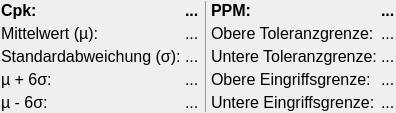
             <widget class="QWidget" name="myScrollAreaWidgetContentsDeviation_2">
              <property name="geometry">
               <rect>
                <x>0</x>
                <y>0</y>
                <width>396</width>
                <height>113</height>
               </rect>
              </property>
              <property name="accessibleName">
               <string>myScrollAreaWidgetContentsDeviation</string>
              </property>
              <layout class="QGridLayout" name="myGridLayoutScrollAreaDeviation" rowstretch="1,1,1,1,1" columnstretch="2,1,1,2,1">
               <property name="leftMargin">
                <number>1</number>
               </property>
               <property name="topMargin">
                <number>1</number>
               </property>
               <property name="rightMargin">
                <number>1</number>
               </property>
               <property name="bottomMargin">
                <number>1</number>
               </property>
               <property name="spacing">
                <number>4</number>
               </property>
               <item row="2" column="4">
                <widget class="QLabel" name="myLabelDeviationLtlValue">
                 <property name="font">
                  <font>
                   <pointsize>12</pointsize>
                  </font>
                 </property>
                 <property name="accessibleName">
                  <string>myLabelDeviationLtlValue</string>
                 </property>
                 <property name="text">
                  <string>...</string>
                 </property>
                </widget>
               </item>
               <item row="4" column="4">
                <widget class="QLabel" name="myLabelDeviationLilValue">
                 <property name="font">
                  <font>
                   <pointsize>12</pointsize>
                  </font>
                 </property>
                 <property name="accessibleName">
                  <string>myLabelDeviationLilValue</string>
                 </property>
                 <property name="text">
                  <string>...</string>
                 </property>
                </widget>
               </item>
               <item row="0" column="2" rowspan="5">
                <widget class="QFrame" name="myFrameVlineStatisticDeviation">
                 <property name="accessibleName">
                  <string>myFrameVlineStatisticDeviation</string>
                 </property>
                 <property name="styleSheet">
                  <string notr="true">color: rgb(154, 154, 154);</string>
                 </property>
                 <property name="frameShape">
                  <enum>QFrame::VLine</enum>
                 </property>
                 <property name="frameShadow">
                  <enum>QFrame::Plain</enum>
                 </property>
                </widget>
               </item>
               <item row="0" column="1">
                <widget class="QLabel" name="myLabelDeviationCpkValue">
                 <property name="font">
                  <font>
                   <pointsize>12</pointsize>
                   <weight>75</weight>
                   <bold>true</bold>
                  </font>
                 </property>
                 <property name="accessibleName">
                  <string>myLabelDeviationCpkValue</string>
                 </property>
                 <property name="text">
                  <string>...</string>
                 </property>
                </widget>
               </item>
               <item row="2" column="1">
                <widget class="QLabel" name="myLabelDeviationDeivationValue">
                 <property name="font">
                  <font>
                   <pointsize>12</pointsize>
                  </font>
                 </property>
                 <property name="accessibleName">
                  <string>myLabelDeviationDeivationValue</string>
                 </property>
                 <property name="text">
                  <string>...</string>
                 </property>
                </widget>
               </item>
               <item row="1" column="4">
                <widget class="QLabel" name="myLabelDeviationUtlValue">
                 <property name="font">
                  <font>
                   <pointsize>12</pointsize>
                  </font>
                 </property>
                 <property name="accessibleName">
                  <string>myLabelDeviationUtlValue</string>
                 </property>
                 <property name="text">
                  <string>...</string>
                 </property>
                </widget>
               </item>
               <item row="0" column="4">
                <widget class="QLabel" name="myLabelDeviationPpmValue">
                 <property name="font">
                  <font>
                   <pointsize>12</pointsize>
                   <weight>75</weight>
                   <bold>true</bold>
                  </font>
                 </property>
                 <property name="accessibleName">
                  <string>myLabelDeviationPpmValue</string>
                 </property>
                 <property name="text">
                  <string>...</string>
                 </property>
                </widget>
               </item>
               <item row="1" column="1">
                <widget class="QLabel" name="myLabelDeviationAverageValue">
                 <property name="font">
                  <font>
                   <pointsize>12</pointsize>
                  </font>
                 </property>
                 <property name="accessibleName">
                  <string>myLabelDeviationAverageValue</string>
                 </property>
                 <property name="text">
                  <string>...</string>
                 </property>
                </widget>
               </item>
               <item row="3" column="1">
                <widget class="QLabel" name="myLabelDeviationAndSixSigmaValue">
                 <property name="font">
                  <font>
                   <pointsize>12</pointsize>
                  </font>
                 </property>
                 <property name="accessibleName">
                  <string>myLabelDeviationAndSixSigmaValue</string>
                 </property>
                 <property name="text">
                  <string>...</string>
                 </property>
                </widget>
               </item>
               <item row="4" column="1">
                <widget class="QLabel" name="myLabelDeviationMinusSixSigmaValue">
                 <property name="font">
                  <font>
                   <pointsize>12</pointsize>
                  </font>
                 </property>
                 <property name="accessibleName">
                  <string>myLabelDeviationMinusSixSigmaValue</string>
                 </property>
                 <property name="text">
                  <string>...</string>
                 </property>
                </widget>
               </item>
               <item row="3" column="4">
                <widget class="QLabel" name="myLabelDeviationUilValue">
                 <property name="font">
                  <font>
                   <pointsize>12</pointsize>
                  </font>
                 </property>
                 <property name="accessibleName">
                  <string>myLabelDeviationUilValue</string>
                 </property>
                 <property name="text">
                  <string>...</string>
                 </property>
                </widget>
               </item>
               <item row="0" column="0">
                <widget class="QLabel" name="myLabelDeviationCpk">
                 <property name="font">
                  <font>
                   <pointsize>12</pointsize>
                   <weight>75</weight>
                   <bold>true</bold>
                  </font>
                 </property>
                 <property name="accessibleName">
                  <string>myLabelDeviationCpk</string>
                 </property>
                 <property name="text">
                  <string>Cpk:</string>
                 </property>
                </widget>
               </item>
               <item row="1" column="0">
                <widget class="QLabel" name="myLabelDeviationAverage">
                 <property name="font">
                  <font>
                   <pointsize>12</pointsize>
                  </font>
                 </property>
                 <property name="accessibleName">
                  <string>myLabelDeviationAverage</string>
                 </property>
                 <property name="text">
                  <string>Mittelwert (µ):</string>
                 </property>
                </widget>
               </item>
               <item row="2" column="0">
                <widget class="QLabel" name="myLabelDeviationDeivation">
                 <property name="font">
                  <font>
                   <pointsize>12</pointsize>
                  </font>
                 </property>
                 <property name="accessibleName">
                  <string>myLabelDeviationDeivation</string>
                 </property>
                 <property name="text">
                  <string>Standardabweichung (σ):</string>
                 </property>
                </widget>
               </item>
               <item row="3" column="0">
                <widget class="QLabel" name="myLabelDeviationAndSixSigma">
                 <property name="font">
                  <font>
                   <pointsize>12</pointsize>
                  </font>
                 </property>
                 <property name="accessibleName">
                  <string>myLabelDeviationAndSixSigma</string>
                 </property>
                 <property name="text">
                  <string>µ + 6σ:</string>
                 </property>
                </widget>
               </item>
               <item row="4" column="0">
                <widget class="QLabel" name="myLabelDeviationMinusSixSigma">
                 <property name="font">
                  <font>
                   <pointsize>12</pointsize>
                  </font>
                 </property>
                 <property name="accessibleName">
                  <string>myLabelDeviationMinusSixSigma</string>
                 </property>
                 <property name="text">
                  <string>µ - 6σ:</string>
                 </property>
                </widget>
               </item>
               <item row="0" column="3">
                <widget class="QLabel" name="myLabelDeviationPpm">
                 <property name="font">
                  <font>
                   <pointsize>12</pointsize>
                   <weight>75</weight>
                   <bold>true</bold>
                  </font>
                 </property>
                 <property name="accessibleName">
                  <string>myLabelDeviationPpm</string>
                 </property>
                 <property name="text">
                  <string>PPM:</string>
                 </property>
                </widget>
               </item>
               <item row="1" column="3">
                <widget class="QLabel" name="myLabelDeviationUtl">
                 <property name="font">
                  <font>
                   <pointsize>12</pointsize>
                  </font>
                 </property>
                 <property name="accessibleName">
                  <string>myLabelDeviationUtl</string>
                 </property>
                 <property name="text">
                  <string>Obere Toleranzgrenze:</string>
                 </property>
                </widget>
               </item>
               <item row="2" column="3">
                <widget class="QLabel" name="myLabelDeviationLtl">
                 <property name="font">
                  <font>
                   <pointsize>12</pointsize>
                  </font>
                 </property>
                 <property name="text">
                  <string>Untere Toleranzgrenze:</string>
                 </property>
                </widget>
               </item>
               <item row="3" column="3">
                <widget class="QLabel" name="myLabelDeviationUil">
                 <property name="font">
                  <font>
                   <pointsize>12</pointsize>
                  </font>
                 </property>
                 <property name="accessibleName">
                  <string>myLabelDeviationUil</string>
                 </property>
                 <property name="text">
                  <string>Obere Eingriffsgrenze:</string>
                 </property>
                </widget>
               </item>
               <item row="4" column="3">
                <widget class="QLabel" name="myLabelDeviationLil">
                 <property name="font">
                  <font>
                   <pointsize>12</pointsize>
                  </font>
                 </property>
                 <property name="accessibleName">
                  <string>myLabelDeviationLil</string>
                 </property>
                 <property name="text">
                  <string>Untere Eingriffsgrenze:</string>
                 </property>
                </widget>
               </item>
              </layout>
             </widget>
